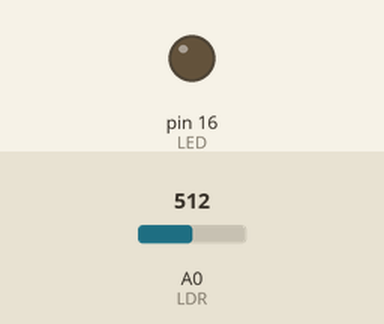
The sketch below on a simulated Arduino Uno, built with avr-gcc and run on an emulated ATmega328P. Shown: output pins drawn as LEDs (lit = HIGH). The inputs (shaded band) are chosen by the test bench; at power-on: A0 (LDR) = 512. What the sketch prints to the serial monitor is not drawn.

Above: at 1.2 s.
1.3 s: A0 (LDR) set to 580
3.0 s: A0 (LDR) set to 611
At 4.4 s:
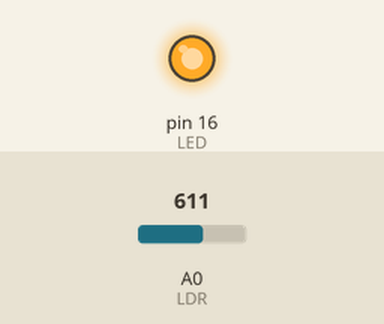
5.2 s: A0 (LDR) set to 511
At 6.3 s:
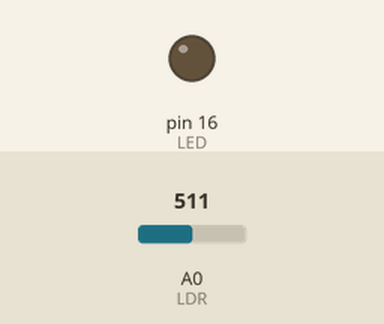
7.0 s: A0 (LDR) set to 716
At 8.8 s:
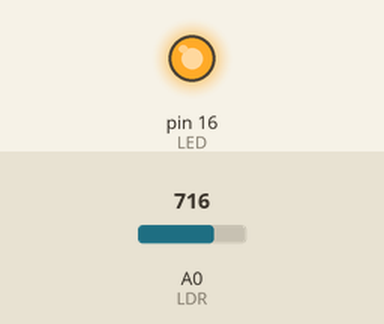
Timing chart, 0 to 9.9 s (numbered marks = the images above; inputs shaded):
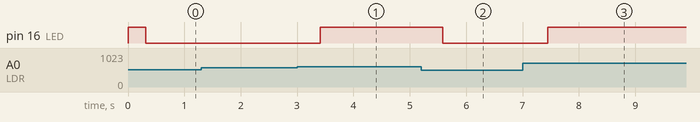

Measured:
- the behaviour switches between 595 and 596 on A0 (LDR) (found by bisection; images 0 and 1)
- after the input at 1.3 s, every drawn part: stays the same
- after the input at 3.0 s, pin 16 (LED): LOW → HIGH after 0.41 s
- after the input at 5.2 s, pin 16 (LED): HIGH → LOW after 0.39 s
- after the input at 7.0 s, pin 16 (LED): LOW → HIGH after 0.45 s

The sketch:

Sensor_LDR_LED.ino
```cpp
//Totalmente creado por Antonio López Rubia [LPZ] para YouTube.com/antoniolr95, Taringa y http://antoniolr95.blogspot.com
#define LED 16     //El LED esta conectado en el pin 9
#define LDR 0     //El LDR esta conectador en el pin A0
int luz = 0;
int valor_sensor = 0;

void setup() {      //Configuracion de los pin como entrada o salida
  Serial.begin(115200);
  pinMode(LED,OUTPUT);
  pinMode(LDR,INPUT);
  digitalWrite(LED, HIGH);
}

void loop ()  //Configuracion de los valores del LDR
{
  valor_sensor = analogRead(LDR);
  delay(10);
  luz = (5.0 * valor_sensor * 100.0)/1024.0;
  Serial.print(valor_sensor);
  delay(300);

  if (luz <= 290)   //Si la resistencia que produce el ldr es menor o igual que 490
  {
    digitalWrite (LED, LOW);  //El led se apaga
    Serial.println(" LED OFF");
  }
  if (luz > 290)   //Si es mayor que 490
  {
    digitalWrite (LED, HIGH);  //El led se eniende
    Serial.println(" LED ON");
  }
}
```
